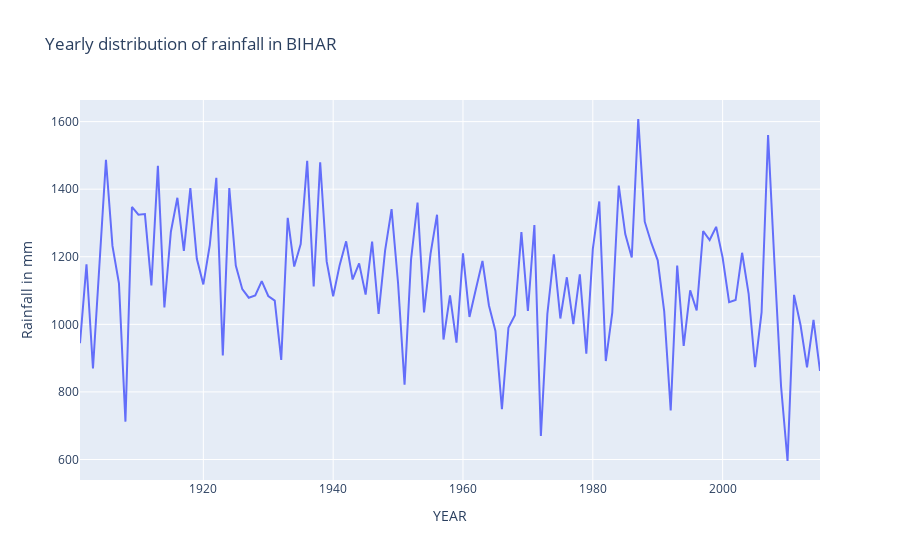

Source (notebook cell):
### Markdown cell above
## Yearly rainfall in particular subdivision

### Code cell
groups= subdivision_df.groupby('SUBDIVISION')['YEAR','JAN','FEB','MAR','APR','MAY','JUN','JUL','AUG','SEP','NOV','DEC']

subdivison = 'BIHAR'
temp = groups.get_group((subdivison)).set_index('YEAR').sum(axis=1)

fig = px.line(x=temp.index, y=temp.values,title=f'Yearly distribution of rainfall in {subdivison}',labels={
                     "x": f"YEAR",
                     "y": "Rainfall in mm",
                 })
fig.show()
